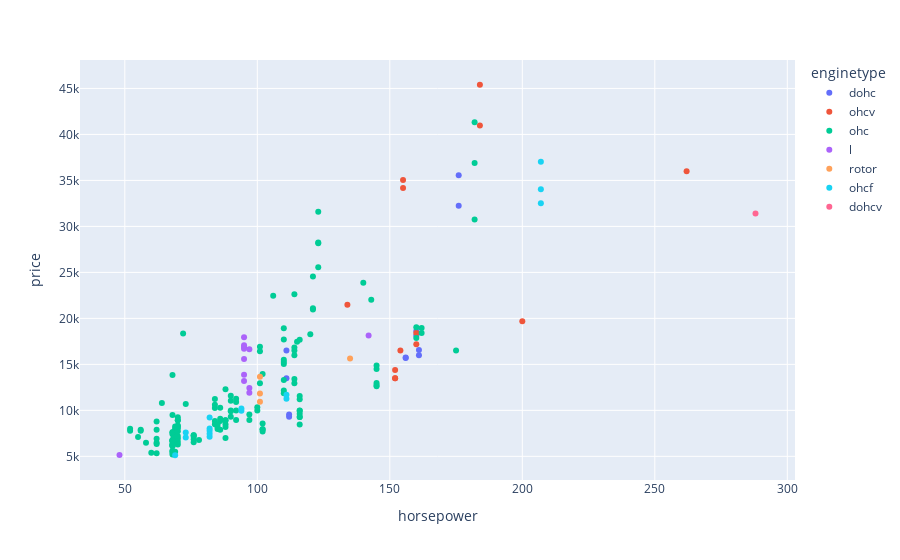

Source (notebook cell):
### Markdown cell above
##### ohc is smaller engine thus its price is also lower.
##### ohcv is larger engine thus its price is also higher.

### Code cell
px.scatter(data_frame = df, x = 'horsepower', y = 'price', color = 'enginetype')

### Figure 1 — Plotly figure (JSON) as saved in the notebook; plotly's stock layout.template omitted (floating-point values rounded to 4 significant figures; data arrays with more than 128 entries replaced by an {"elided": "..."} marker saying what was removed)
{"data": [{"hovertemplate": "enginetype=dohc<br>horsepower=%{x}<br>price=%{y}<extra></extra>", "legendgroup": "dohc", "marker": {"color": "#636efa", "symbol": "circle"}, "mode": "markers", "name": "dohc", "orientation": "v", "showlegend": true, "type": "scatter", "x": [111, 111, 176, 176, 160, 160, 112, 112, 161, 161, 156, 156], "xaxis": "x", "y": [13495, 16500, 32250, 35550, 18150, 18620, 9298, 9538, 16558, 15998, 15690, 15750], "yaxis": "y"}, {"hovertemplate": "enginetype=ohcv<br>horsepower=%{x}<br>price=%{y}<extra></extra>", "legendgroup": "ohcv", "marker": {"color": "#EF553B", "symbol": "circle"}, "mode": "markers", "name": "ohcv", "orientation": "v", "showlegend": true, "type": "scatter", "x": [154, 262, 155, 155, 184, 184, 152, 152, 152, 160, 200, 160, 134], "xaxis": "x", "y": [16500, 36000, 34184, 35056, 40960, 45400, 13499, 14399, 13499, 17199, 19699, 18399, 21485], "yaxis": "y"}, {"hovertemplate": "enginetype=ohc<br>horsepower=%{x}<br>price=%{y}<extra></extra>", "legendgroup": "ohc", "marker": {"color": "#00cc96", "symbol": "circle"}, "mode": "markers", "name": "ohc", "orientation": "v", "showlegend": true, "type": "scatter", "x": {"elided": "148 int values"}, "xaxis": "x", "y": {"elided": "148 float values"}, "yaxis": "y"}, {"hovertemplate": "enginetype=l<br>horsepower=%{x}<br>price=%{y}<extra></extra>", "legendgroup": "l", "marker": {"color": "#ab63fa", "symbol": "circle"}, "mode": "markers", "name": "l", "orientation": "v", "showlegend": true, "type": "scatter", "x": [48, 97, 95, 97, 95, 95, 95, 95, 95, 97, 95, 142], "xaxis": "x", "y": [5151, 11900, 13200, 12440, 13860, 15580, 16900, 16695, 17075, 16630, 17950, 18150], "yaxis": "y"}, {"hovertemplate": "enginetype=rotor<br>horsepower=%{x}<br>price=%{y}<extra></extra>", "legendgroup": "rotor", "marker": {"color": "#FFA15A", "symbol": "circle"}, "mode": "markers", "name": "rotor", "orientation": "v", "showlegend": true, "type": "scatter", "x": [101, 101, 101, 135], "xaxis": "x", "y": [10945, 11845, 13645, 15645], "yaxis": "y"}, {"hovertemplate": "enginetype=ohcf<br>horsepower=%{x}<br>price=%{y}<extra></extra>", "legendgroup": "ohcf", "marker": {"color": "#19d3f3", "symbol": "circle"}, "mode": "markers", "name": "ohcf", "orientation": "v", "showlegend": true, "type": "scatter", "x": [207, 207, 207, 69, 73, 73, 82, 82, 94, 82, 111, 82, 94, 82, 111], "xaxis": "x", "y": [32528, 34028, 37028, 5118, 7053, 7603, 7126, 7775, 9960, 9233, 11259, 7463, 10198, 8013, 11694], "yaxis": "y"}, {"hovertemplate": "enginetype=dohcv<br>horsepower=%{x}<br>price=%{y}<extra></extra>", "legendgroup": "dohcv", "marker": {"color": "#FF6692", "symbol": "circle"}, "mode": "markers", "name": "dohcv", "orientation": "v", "showlegend": true, "type": "scatter", "x": [288], "xaxis": "x", "y": [31400.0], "yaxis": "y"}], "layout": {"autosize": true, "legend": {"title": {"text": "enginetype"}, "tracegroupgap": 0}, "margin": {"t": 60}, "xaxis": {"anchor": "y", "autorange": true, "domain": [0, 1], "range": [33.12, 302.9], "title": {"text": "horsepower"}, "type": "linear"}, "yaxis": {"anchor": "x", "autorange": true, "domain": [0, 1], "range": [1999.0, 48520.0], "title": {"text": "price"}, "type": "linear"}}}
